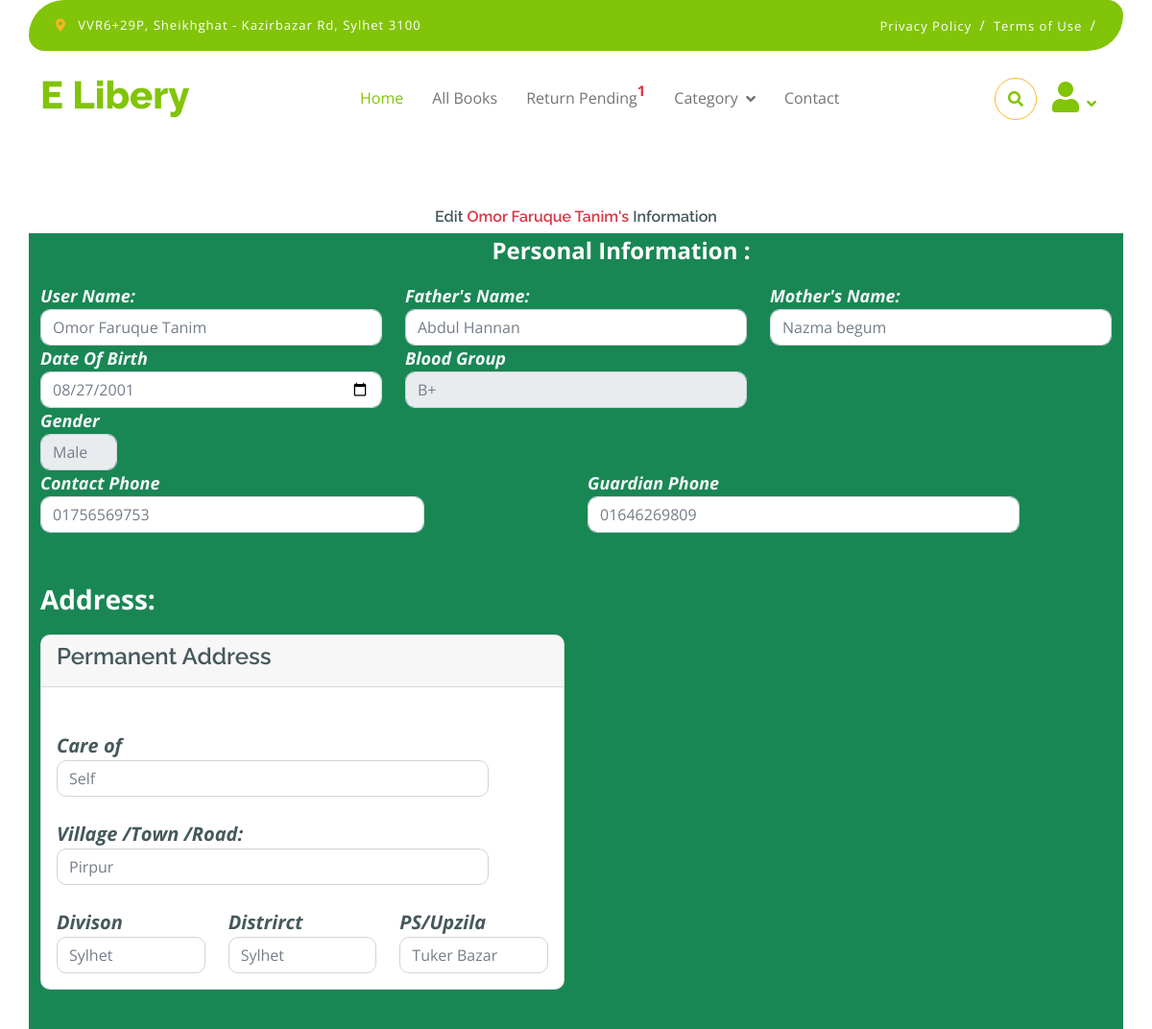
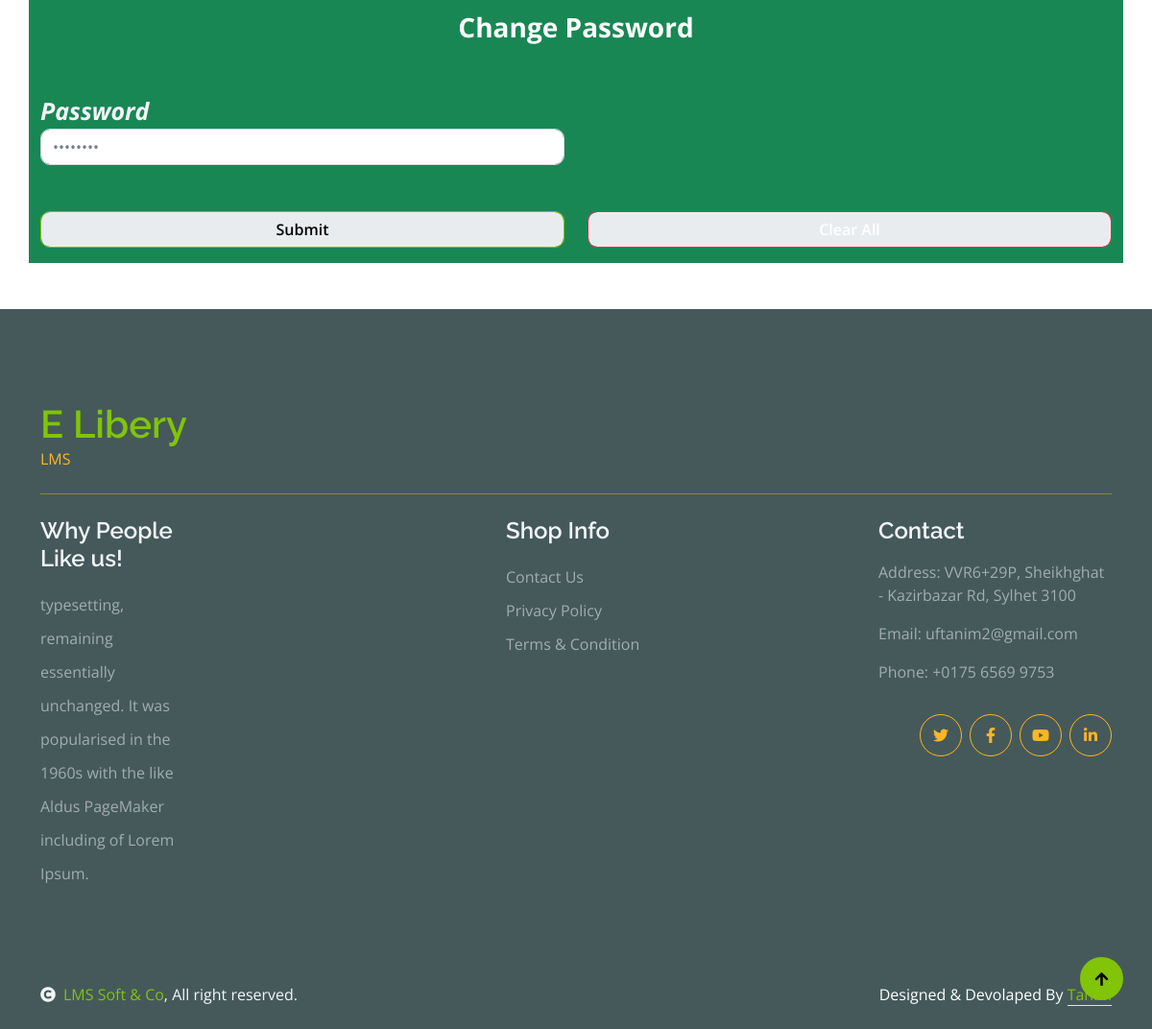
The page /users/editprofile.php?id=15 (signed in) on the database its author committed (2 pictures, top to bottom).
### tables this page shows
CREATE TABLE `user` (
  `id` int(11) NOT NULL,
  `s_name` varchar(255) NOT NULL,
  `f_name` varchar(255) NOT NULL,
  `m_name` varchar(255) NOT NULL,
  `dod` varchar(255) NOT NULL,
  `blood` varchar(255) NOT NULL,
  `gender` varchar(255) NOT NULL,
  `phone` varchar(255) NOT NULL,
  `g_phone` varchar(255) NOT NULL,
  `per_careof` varchar(255) NOT NULL,
  `per_village` varchar(255) NOT NULL,
  `pdivi` varchar(255) NOT NULL,
  `pdist` varchar(255) NOT NULL,
  `p_posto` varchar(255) NOT NULL,
  `image` varchar(255) NOT NULL,
  `nid` varchar(255) NOT NULL,
  `email` varchar(255) NOT NULL,
  `password` varchar(255) NOT NULL,
  `status` int(11) NOT NULL DEFAULT '0'
);

### users/editprofile.php (the view, shortened to what this page needs)
<?php
include('ini/header.php');
$user_id = $_GET['id'];
$get_user = "SELECT * FROM user WHERE id= $user_id";
$run = mysqli_query($con, $get_user);
$data = mysqli_fetch_assoc($run);
?>
<br>
<br>
<br>
<br>
<br>
<br>
<br>
<br>
<br>
<h6 class="text-center">Edit <span class="text-danger"><?php echo $data['s_name'] ?>'s</span> Information</h6>
<div class="main-content container bg-success mb-5">
	<div class="row">
			<div class="col-md-6">
				<p style="color:white;font-size:24px; font-weight: bolder; width: 300px;" class="text-center offset-10">Personal Information : </p>
			</div>
		</div>
		<form class="pb-3" action="" method="post">
			<div class="row">
				<div class="col-md-4 form-group">
					<label class="text-light"><i style="font-weight: bolder; font-size: 18px;">User Name:</i></label>
					<input type="text" required="" name="s_name" value="<?php echo $data['s_name'] ?>" class="form-control">
				</div>
				<div class="col-md-4 form-group">
					<label class="text-light"><i style="font-weight: bolder; font-size: 18px;">Father's Name:</i></label>
					<input type="text" required="" name="f_name" value="<?php echo $data['f_name'] ?>" class="form-control">
				</div>
				<div class="col-md-4 form-group">
					<label class="text-light"><i style="font-weight: bolder; font-size: 18px;">Mother's Name:</i></label>
					<input type="text" name="m_name" value="<?php echo $data['m_name'] ?>" class="form-control">
				</div>
			</div>
			<div class="row">
				<div class="col-md-4 form-group">
					<label class="text-light"><i style="font-weight: bolder; font-size: 18px;">Date Of Birth</i></label>
					<input type="date" name="dod" value="<?php echo $data['dod'] ?>" required="" class="form-control">
				</div>
				<div class="col-md-4 form-group">
					<label class="text-light"><i style="font-weight: bolder; font-size: 18px;">Blood Group</i></label>
					<select class="form-control" name="blood" required="">
						<option value="<?php echo $data['blood'] ?>"><?php echo $data['blood'] ?></option>
					</select>
				</div>
			</div>
			<div class="row">
				<div class="col-md-4 form-group">
					<label class="text-light"><i style="font-weight: bolder; font-size: 18px;">Gender</i><select class="form-control" name="gender" required="">
						<option value="<?php echo $data['gender'] ?>"><?php echo $data['gender'] ?></option>
					</select>
				</div>
			</div>
			<div class="row">
				<div class="col-md-6">
					<label class="text-light"><i style="font-weight: bolder; font-size: 18px;">Contact Phone</i></label>
					<input type="text" name="phone" value="<?php echo $data['phone'] ?>" required="" class="form-control" style="width: 400px;">
				</div>
				<div class="col-md-6">
					<label class="text-light"><i style="font-weight: bolder; font-size: 18px;">Guardian Phone</i></label>
					<input type="text" required="" value="<?php echo $data['g_phone'] ?>" name="g_phone" class="form-control" style="width: 450px;">
				</div>
			</div>
			<p style="color:white;font-size:28px; font-weight: bolder;" class="ml-2 mt-5">Address:</p>
			<div class="row">
				<div class="col-md-6">
					<div  class="card">
						<div class="card-header">
							<h4>Permanent Address</h4>
						</div>
						<div class="card-body">
							<label class="text-dark"><i style="font-weight: bolder; font-size: 20px;"><br> Care of</i>
							<input type="text" name="per_careof" required="" value="<?php echo $data['per_careof'] ?>" class="form-control" style="width: 450px;">
							<br>
							<label class="text-dark"><i style="font-weight: bolder; font-size: 20px;">Village /Town /Road:</i></label>
							<input type="text" name="per_village" required="" value="<?php echo $data['per_village'] ?>" class="form-control" style="width: 450px;">
							<br>
							<div class="row">
								<div class="col-md-4">
									<label class="text-dark"><i style="font-weight: bolder; font-size: 20px;">Divison</i></label>
									<input type="text" name="pdivi" value="<?php echo $data['pdivi'] ?>" required="" class="form-control">
								</div>
								<div class="col-md-4">
									<label class="text-dark"><i style="font-weight: bolder; font-size: 20px;">Distrirct</i></label>
									<input type="text" name="pdist" value="<?php echo $data['pdist'] ?>" required="" class="form-control">
								</div>
								<div class="col-md-4">
									<label class="text-dark"><i style="font-weight: bolder; font-size: 20px;">PS/Upzila</i></label>
									<input type="text" name="p_posto" required="" value="<?php echo $data['p_posto'] ?>" class="form-control">
								</div>
							</div>
						</div>
					</div>
				</div>
				</div>
			<p class="text-center mt-5" style="font-weight: bolder; font-size: 28px; color: #fff;">
				Change Password
			</p>
			<div class="row mt-5">
				<div class="col-md-6">
					<label><i class="text-light" style="font-size: 25px; font-weight: bolder;">Password</i></label>
					<input type="password" required="" value="<?php echo $data['password'] ?>" name="password" class="form-control">
				</div>
			</div>
			<div class="row mt-5">
				<div class="col-md-6">
					<button class="btn btn-primary form-control" name="submit">Submit</button>
				</div>
				<div class="col-md-6">
					<button class="btn btn-danger form-control" type="reset"><a href="" style="color:#fff; text-decoration: none;">Clear All</a></button>
				</div>
			</div>
		</form>
</div>
<?php
include('ini/footer.php');
?>

### users/css/style.css (style rules this page uses)
.btn { font-weight: 600; transition: .5s; }

### rows shown on the page
user: s_name "Omor Faruque Tanim", f_name "Abdul Hannan", m_name "Nazma begum", dod "08/27/2001", blood "B+", gender "Male", phone "01756569753", g_phone "01646269809", per_careof "Self", per_village "Pirpur", pdivi "Sylhet", pdist "Sylhet", p_posto "Tuker Bazar"

### other values the page prints
$rtn_qty "1"
